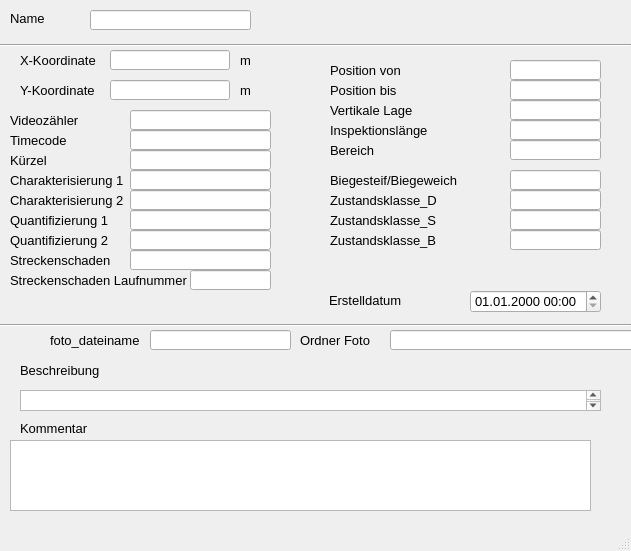
<?xml version="1.0" encoding="UTF-8"?>
<ui version="4.0">
 <class>MainWindow</class>
 <widget class="QMainWindow" name="MainWindow">
  <property name="enabled">
   <bool>true</bool>
  </property>
  <property name="geometry">
   <rect>
    <x>0</x>
    <y>0</y>
    <width>631</width>
    <height>551</height>
   </rect>
  </property>
  <property name="minimumSize">
   <size>
    <width>631</width>
    <height>393</height>
   </size>
  </property>
  <property name="font">
   <font>
    <family>Tahoma</family>
    <pointsize>10</pointsize>
   </font>
  </property>
  <property name="windowTitle">
   <string>MainWindow</string>
  </property>
  <widget class="QWidget" name="centralwidget">
   <widget class="QLabel" name="label">
    <property name="geometry">
     <rect>
      <x>10</x>
      <y>10</y>
      <width>46</width>
      <height>16</height>
     </rect>
    </property>
    <property name="text">
     <string>Name</string>
    </property>
   </widget>
   <widget class="Line" name="line">
    <property name="geometry">
     <rect>
      <x>0</x>
      <y>30</y>
      <width>631</width>
      <height>31</height>
     </rect>
    </property>
    <property name="orientation">
     <enum>Qt::Horizontal</enum>
    </property>
   </widget>
   <widget class="QLabel" name="label_14">
    <property name="geometry">
     <rect>
      <x>20</x>
      <y>420</y>
      <width>81</width>
      <height>16</height>
     </rect>
    </property>
    <property name="text">
     <string>Kommentar</string>
    </property>
   </widget>
   <widget class="QLabel" name="label_11">
    <property name="geometry">
     <rect>
      <x>240</x>
      <y>50</y>
      <width>41</width>
      <height>21</height>
     </rect>
    </property>
    <property name="text">
     <string>m</string>
    </property>
   </widget>
   <widget class="QLabel" name="label_70">
    <property name="geometry">
     <rect>
      <x>329</x>
      <y>290</y>
      <width>121</width>
      <height>21</height>
     </rect>
    </property>
    <property name="text">
     <string>Erstelldatum</string>
    </property>
   </widget>
   <widget class="QLabel" name="label_9">
    <property name="geometry">
     <rect>
      <x>20</x>
      <y>80</y>
      <width>81</width>
      <height>21</height>
     </rect>
    </property>
    <property name="text">
     <string>Y-Koordinate</string>
    </property>
   </widget>
   <widget class="QLabel" name="label_12">
    <property name="geometry">
     <rect>
      <x>240</x>
      <y>80</y>
      <width>41</width>
      <height>21</height>
     </rect>
    </property>
    <property name="text">
     <string>m</string>
    </property>
   </widget>
   <widget class="Line" name="line_2">
    <property name="geometry">
     <rect>
      <x>0</x>
      <y>310</y>
      <width>631</width>
      <height>31</height>
     </rect>
    </property>
    <property name="orientation">
     <enum>Qt::Horizontal</enum>
    </property>
   </widget>
   <widget class="QLabel" name="label_6">
    <property name="geometry">
     <rect>
      <x>20</x>
      <y>50</y>
      <width>81</width>
      <height>21</height>
     </rect>
    </property>
    <property name="text">
     <string>X-Koordinate</string>
    </property>
   </widget>
   <widget class="QLineEdit" name="untersuchsch">
    <property name="geometry">
     <rect>
      <x>90</x>
      <y>10</y>
      <width>161</width>
      <height>20</height>
     </rect>
    </property>
   </widget>
   <widget class="QTextEdit" name="kommentar">
    <property name="geometry">
     <rect>
      <x>10</x>
      <y>440</y>
      <width>581</width>
      <height>71</height>
     </rect>
    </property>
   </widget>
   <widget class="QgsDateTimeEdit" name="createdat">
    <property name="geometry">
     <rect>
      <x>470</x>
      <y>290</y>
      <width>131</width>
      <height>23</height>
     </rect>
    </property>
    <property name="currentSection">
     <enum>QDateTimeEdit::DaySection</enum>
    </property>
    <property name="displayFormat">
     <string>dd.MM.yyyy HH:mm</string>
    </property>
   </widget>
   <widget class="QLineEdit" name="y">
    <property name="geometry">
     <rect>
      <x>110</x>
      <y>80</y>
      <width>120</width>
      <height>20</height>
     </rect>
    </property>
    <property name="readOnly">
     <bool>true</bool>
    </property>
   </widget>
   <widget class="QLineEdit" name="x">
    <property name="geometry">
     <rect>
      <x>110</x>
      <y>50</y>
      <width>120</width>
      <height>20</height>
     </rect>
    </property>
    <property name="readOnly">
     <bool>true</bool>
    </property>
   </widget>
   <widget class="QLabel" name="label_19">
    <property name="geometry">
     <rect>
      <x>10</x>
      <y>110</y>
      <width>101</width>
      <height>21</height>
     </rect>
    </property>
    <property name="text">
     <string>Videozähler</string>
    </property>
   </widget>
   <widget class="QLineEdit" name="videozaehler">
    <property name="geometry">
     <rect>
      <x>130</x>
      <y>110</y>
      <width>141</width>
      <height>20</height>
     </rect>
    </property>
    <property name="toolTip">
     <string>&lt;html&gt;&lt;head/&gt;&lt;body&gt;&lt;p&gt;&lt;span style=&quot; font-size:10pt;&quot;&gt;vorgegebene Haltungslänge, falls diese nicht automatisch berechnet werden soll&lt;/span&gt;&lt;/p&gt;&lt;/body&gt;&lt;/html&gt;</string>
    </property>
   </widget>
   <widget class="QLineEdit" name="timecode">
    <property name="geometry">
     <rect>
      <x>130</x>
      <y>130</y>
      <width>141</width>
      <height>20</height>
     </rect>
    </property>
    <property name="toolTip">
     <string>&lt;html&gt;&lt;head/&gt;&lt;body&gt;&lt;p&gt;&lt;span style=&quot; font-size:10pt;&quot;&gt;vorgegebene Haltungslänge, falls diese nicht automatisch berechnet werden soll&lt;/span&gt;&lt;/p&gt;&lt;/body&gt;&lt;/html&gt;</string>
    </property>
    <property name="text">
     <string/>
    </property>
   </widget>
   <widget class="QLabel" name="label_20">
    <property name="geometry">
     <rect>
      <x>10</x>
      <y>130</y>
      <width>101</width>
      <height>21</height>
     </rect>
    </property>
    <property name="text">
     <string>Timecode</string>
    </property>
   </widget>
   <widget class="QLabel" name="label_26">
    <property name="geometry">
     <rect>
      <x>10</x>
      <y>210</y>
      <width>151</width>
      <height>21</height>
     </rect>
    </property>
    <property name="text">
     <string>Quantifizierung 1</string>
    </property>
   </widget>
   <widget class="QLineEdit" name="quantnr1">
    <property name="geometry">
     <rect>
      <x>130</x>
      <y>210</y>
      <width>141</width>
      <height>20</height>
     </rect>
    </property>
    <property name="toolTip">
     <string>&lt;html&gt;&lt;head/&gt;&lt;body&gt;&lt;p&gt;&lt;span style=&quot; font-size:10pt;&quot;&gt;vorgegebene Haltungslänge, falls diese nicht automatisch berechnet werden soll&lt;/span&gt;&lt;/p&gt;&lt;/body&gt;&lt;/html&gt;</string>
    </property>
   </widget>
   <widget class="QLabel" name="label_23">
    <property name="geometry">
     <rect>
      <x>10</x>
      <y>150</y>
      <width>151</width>
      <height>21</height>
     </rect>
    </property>
    <property name="text">
     <string>Kürzel</string>
    </property>
   </widget>
   <widget class="QLineEdit" name="quantnr2">
    <property name="geometry">
     <rect>
      <x>130</x>
      <y>230</y>
      <width>141</width>
      <height>20</height>
     </rect>
    </property>
    <property name="toolTip">
     <string>&lt;html&gt;&lt;head/&gt;&lt;body&gt;&lt;p&gt;&lt;span style=&quot; font-size:10pt;&quot;&gt;vorgegebene Haltungslänge, falls diese nicht automatisch berechnet werden soll&lt;/span&gt;&lt;/p&gt;&lt;/body&gt;&lt;/html&gt;</string>
    </property>
   </widget>
   <widget class="QLineEdit" name="charakt1">
    <property name="geometry">
     <rect>
      <x>130</x>
      <y>170</y>
      <width>141</width>
      <height>20</height>
     </rect>
    </property>
    <property name="toolTip">
     <string>&lt;html&gt;&lt;head/&gt;&lt;body&gt;&lt;p&gt;&lt;span style=&quot; font-size:10pt;&quot;&gt;vorgegebene Haltungslänge, falls diese nicht automatisch berechnet werden soll&lt;/span&gt;&lt;/p&gt;&lt;/body&gt;&lt;/html&gt;</string>
    </property>
   </widget>
   <widget class="QLabel" name="label_25">
    <property name="geometry">
     <rect>
      <x>10</x>
      <y>190</y>
      <width>151</width>
      <height>21</height>
     </rect>
    </property>
    <property name="text">
     <string>Charakterisierung 2</string>
    </property>
   </widget>
   <widget class="QLineEdit" name="charakt2">
    <property name="geometry">
     <rect>
      <x>130</x>
      <y>190</y>
      <width>141</width>
      <height>20</height>
     </rect>
    </property>
    <property name="toolTip">
     <string>&lt;html&gt;&lt;head/&gt;&lt;body&gt;&lt;p&gt;&lt;span style=&quot; font-size:10pt;&quot;&gt;vorgegebene Haltungslänge, falls diese nicht automatisch berechnet werden soll&lt;/span&gt;&lt;/p&gt;&lt;/body&gt;&lt;/html&gt;</string>
    </property>
   </widget>
   <widget class="QLineEdit" name="kuerzel">
    <property name="geometry">
     <rect>
      <x>130</x>
      <y>150</y>
      <width>141</width>
      <height>20</height>
     </rect>
    </property>
    <property name="toolTip">
     <string>&lt;html&gt;&lt;head/&gt;&lt;body&gt;&lt;p&gt;&lt;span style=&quot; font-size:10pt;&quot;&gt;vorgegebene Haltungslänge, falls diese nicht automatisch berechnet werden soll&lt;/span&gt;&lt;/p&gt;&lt;/body&gt;&lt;/html&gt;</string>
    </property>
   </widget>
   <widget class="QLabel" name="label_27">
    <property name="geometry">
     <rect>
      <x>10</x>
      <y>230</y>
      <width>151</width>
      <height>21</height>
     </rect>
    </property>
    <property name="text">
     <string>Quantifizierung 2</string>
    </property>
   </widget>
   <widget class="QLabel" name="label_24">
    <property name="geometry">
     <rect>
      <x>10</x>
      <y>170</y>
      <width>151</width>
      <height>21</height>
     </rect>
    </property>
    <property name="text">
     <string>Charakterisierung 1</string>
    </property>
   </widget>
   <widget class="QLineEdit" name="streckenschaden">
    <property name="geometry">
     <rect>
      <x>130</x>
      <y>250</y>
      <width>141</width>
      <height>20</height>
     </rect>
    </property>
    <property name="toolTip">
     <string>&lt;html&gt;&lt;head/&gt;&lt;body&gt;&lt;p&gt;&lt;span style=&quot; font-size:10pt;&quot;&gt;vorgegebene Haltungslänge, falls diese nicht automatisch berechnet werden soll&lt;/span&gt;&lt;/p&gt;&lt;/body&gt;&lt;/html&gt;</string>
    </property>
   </widget>
   <widget class="QLineEdit" name="streckenschaden_lfdnr">
    <property name="geometry">
     <rect>
      <x>190</x>
      <y>270</y>
      <width>81</width>
      <height>20</height>
     </rect>
    </property>
    <property name="toolTip">
     <string>&lt;html&gt;&lt;head/&gt;&lt;body&gt;&lt;p&gt;&lt;span style=&quot; font-size:10pt;&quot;&gt;vorgegebene Haltungslänge, falls diese nicht automatisch berechnet werden soll&lt;/span&gt;&lt;/p&gt;&lt;/body&gt;&lt;/html&gt;</string>
    </property>
   </widget>
   <widget class="QLineEdit" name="pos_bis">
    <property name="geometry">
     <rect>
      <x>510</x>
      <y>80</y>
      <width>91</width>
      <height>20</height>
     </rect>
    </property>
    <property name="toolTip">
     <string>&lt;html&gt;&lt;head/&gt;&lt;body&gt;&lt;p&gt;&lt;span style=&quot; font-size:10pt;&quot;&gt;vorgegebene Haltungslänge, falls diese nicht automatisch berechnet werden soll&lt;/span&gt;&lt;/p&gt;&lt;/body&gt;&lt;/html&gt;</string>
    </property>
   </widget>
   <widget class="QLabel" name="label_18">
    <property name="geometry">
     <rect>
      <x>330</x>
      <y>60</y>
      <width>151</width>
      <height>21</height>
     </rect>
    </property>
    <property name="text">
     <string>Position von</string>
    </property>
   </widget>
   <widget class="QLineEdit" name="pos_von">
    <property name="geometry">
     <rect>
      <x>510</x>
      <y>60</y>
      <width>91</width>
      <height>20</height>
     </rect>
    </property>
    <property name="toolTip">
     <string>&lt;html&gt;&lt;head/&gt;&lt;body&gt;&lt;p&gt;&lt;span style=&quot; font-size:10pt;&quot;&gt;vorgegebene Haltungslänge, falls diese nicht automatisch berechnet werden soll&lt;/span&gt;&lt;/p&gt;&lt;/body&gt;&lt;/html&gt;</string>
    </property>
   </widget>
   <widget class="QLabel" name="label_29">
    <property name="geometry">
     <rect>
      <x>10</x>
      <y>270</y>
      <width>211</width>
      <height>21</height>
     </rect>
    </property>
    <property name="text">
     <string>Streckenschaden Laufnummer</string>
    </property>
   </widget>
   <widget class="QLabel" name="label_51">
    <property name="geometry">
     <rect>
      <x>330</x>
      <y>100</y>
      <width>151</width>
      <height>21</height>
     </rect>
    </property>
    <property name="text">
     <string>Vertikale Lage</string>
    </property>
   </widget>
   <widget class="QLineEdit" name="vertikale_lage">
    <property name="geometry">
     <rect>
      <x>510</x>
      <y>100</y>
      <width>91</width>
      <height>20</height>
     </rect>
    </property>
    <property name="toolTip">
     <string>&lt;html&gt;&lt;head/&gt;&lt;body&gt;&lt;p&gt;&lt;span style=&quot; font-size:10pt;&quot;&gt;vorgegebene Haltungslänge, falls diese nicht automatisch berechnet werden soll&lt;/span&gt;&lt;/p&gt;&lt;/body&gt;&lt;/html&gt;</string>
    </property>
   </widget>
   <widget class="QLabel" name="label_30">
    <property name="geometry">
     <rect>
      <x>330</x>
      <y>80</y>
      <width>151</width>
      <height>21</height>
     </rect>
    </property>
    <property name="text">
     <string>Position bis</string>
    </property>
   </widget>
   <widget class="QLabel" name="label_28">
    <property name="geometry">
     <rect>
      <x>10</x>
      <y>250</y>
      <width>161</width>
      <height>21</height>
     </rect>
    </property>
    <property name="text">
     <string>Streckenschaden</string>
    </property>
   </widget>
   <widget class="QLineEdit" name="Zustandsklasse_S">
    <property name="geometry">
     <rect>
      <x>510</x>
      <y>210</y>
      <width>91</width>
      <height>20</height>
     </rect>
    </property>
    <property name="toolTip">
     <string>&lt;html&gt;&lt;head/&gt;&lt;body&gt;&lt;p&gt;&lt;span style=&quot; font-size:10pt;&quot;&gt;vorgegebene Haltungslänge, falls diese nicht automatisch berechnet werden soll&lt;/span&gt;&lt;/p&gt;&lt;/body&gt;&lt;/html&gt;</string>
    </property>
   </widget>
   <widget class="QLineEdit" name="Zustandsklasse_B">
    <property name="geometry">
     <rect>
      <x>510</x>
      <y>230</y>
      <width>91</width>
      <height>20</height>
     </rect>
    </property>
    <property name="toolTip">
     <string>&lt;html&gt;&lt;head/&gt;&lt;body&gt;&lt;p&gt;&lt;span style=&quot; font-size:10pt;&quot;&gt;vorgegebene Haltungslänge, falls diese nicht automatisch berechnet werden soll&lt;/span&gt;&lt;/p&gt;&lt;/body&gt;&lt;/html&gt;</string>
    </property>
   </widget>
   <widget class="QLineEdit" name="bw_bs">
    <property name="geometry">
     <rect>
      <x>510</x>
      <y>170</y>
      <width>91</width>
      <height>20</height>
     </rect>
    </property>
    <property name="toolTip">
     <string>&lt;html&gt;&lt;head/&gt;&lt;body&gt;&lt;p&gt;&lt;span style=&quot; font-size:10pt;&quot;&gt;vorgegebene Haltungslänge, falls diese nicht automatisch berechnet werden soll&lt;/span&gt;&lt;/p&gt;&lt;/body&gt;&lt;/html&gt;</string>
    </property>
   </widget>
   <widget class="QLineEdit" name="Zustandsklasse_D">
    <property name="geometry">
     <rect>
      <x>510</x>
      <y>190</y>
      <width>91</width>
      <height>20</height>
     </rect>
    </property>
    <property name="toolTip">
     <string>&lt;html&gt;&lt;head/&gt;&lt;body&gt;&lt;p&gt;&lt;span style=&quot; font-size:10pt;&quot;&gt;vorgegebene Haltungslänge, falls diese nicht automatisch berechnet werden soll&lt;/span&gt;&lt;/p&gt;&lt;/body&gt;&lt;/html&gt;</string>
    </property>
   </widget>
   <widget class="QLabel" name="label_53">
    <property name="geometry">
     <rect>
      <x>330</x>
      <y>170</y>
      <width>151</width>
      <height>21</height>
     </rect>
    </property>
    <property name="text">
     <string>Biegesteif/Biegeweich</string>
    </property>
   </widget>
   <widget class="QLabel" name="label_56">
    <property name="geometry">
     <rect>
      <x>330</x>
      <y>230</y>
      <width>151</width>
      <height>21</height>
     </rect>
    </property>
    <property name="text">
     <string>Zustandsklasse_B</string>
    </property>
   </widget>
   <widget class="QLabel" name="label_55">
    <property name="geometry">
     <rect>
      <x>330</x>
      <y>210</y>
      <width>151</width>
      <height>21</height>
     </rect>
    </property>
    <property name="text">
     <string>Zustandsklasse_S</string>
    </property>
   </widget>
   <widget class="QLabel" name="label_54">
    <property name="geometry">
     <rect>
      <x>330</x>
      <y>190</y>
      <width>151</width>
      <height>21</height>
     </rect>
    </property>
    <property name="text">
     <string>Zustandsklasse_D</string>
    </property>
   </widget>
   <widget class="QLineEdit" name="bereich">
    <property name="geometry">
     <rect>
      <x>510</x>
      <y>140</y>
      <width>91</width>
      <height>20</height>
     </rect>
    </property>
    <property name="toolTip">
     <string>&lt;html&gt;&lt;head/&gt;&lt;body&gt;&lt;p&gt;&lt;span style=&quot; font-size:10pt;&quot;&gt;vorgegebene Haltungslänge, falls diese nicht automatisch berechnet werden soll&lt;/span&gt;&lt;/p&gt;&lt;/body&gt;&lt;/html&gt;</string>
    </property>
   </widget>
   <widget class="QLabel" name="label_52">
    <property name="geometry">
     <rect>
      <x>330</x>
      <y>140</y>
      <width>151</width>
      <height>21</height>
     </rect>
    </property>
    <property name="text">
     <string>Bereich</string>
    </property>
   </widget>
   <widget class="QLineEdit" name="ordner_bild">
    <property name="geometry">
     <rect>
      <x>390</x>
      <y>330</y>
      <width>291</width>
      <height>20</height>
     </rect>
    </property>
    <property name="toolTip">
     <string>&lt;html&gt;&lt;head/&gt;&lt;body&gt;&lt;p&gt;&lt;span style=&quot; font-size:10pt;&quot;&gt;vorgegebene Haltungslänge, falls diese nicht automatisch berechnet werden soll&lt;/span&gt;&lt;/p&gt;&lt;/body&gt;&lt;/html&gt;</string>
    </property>
   </widget>
   <widget class="QLabel" name="label_33">
    <property name="geometry">
     <rect>
      <x>300</x>
      <y>330</y>
      <width>151</width>
      <height>21</height>
     </rect>
    </property>
    <property name="text">
     <string>Ordner Foto</string>
    </property>
   </widget>
   <widget class="QLineEdit" name="foto_dateiname">
    <property name="geometry">
     <rect>
      <x>150</x>
      <y>330</y>
      <width>141</width>
      <height>20</height>
     </rect>
    </property>
    <property name="toolTip">
     <string>&lt;html&gt;&lt;head/&gt;&lt;body&gt;&lt;p&gt;&lt;span style=&quot; font-size:10pt;&quot;&gt;vorgegebene Haltungslänge, falls diese nicht automatisch berechnet werden soll&lt;/span&gt;&lt;/p&gt;&lt;/body&gt;&lt;/html&gt;</string>
    </property>
   </widget>
   <widget class="QLabel" name="label_31">
    <property name="geometry">
     <rect>
      <x>50</x>
      <y>330</y>
      <width>151</width>
      <height>21</height>
     </rect>
    </property>
    <property name="text">
     <string>foto_dateiname</string>
    </property>
   </widget>
   <widget class="QTextEdit" name="Beschreibung">
    <property name="geometry">
     <rect>
      <x>20</x>
      <y>390</y>
      <width>581</width>
      <height>21</height>
     </rect>
    </property>
    <property name="font">
     <font>
      <pointsize>10</pointsize>
     </font>
    </property>
   </widget>
   <widget class="QLabel" name="label_57">
    <property name="geometry">
     <rect>
      <x>20</x>
      <y>360</y>
      <width>151</width>
      <height>21</height>
     </rect>
    </property>
    <property name="text">
     <string>Beschreibung</string>
    </property>
   </widget>
   <widget class="QLabel" name="label_58">
    <property name="geometry">
     <rect>
      <x>330</x>
      <y>140</y>
      <width>151</width>
      <height>21</height>
     </rect>
    </property>
    <property name="text">
     <string/>
    </property>
   </widget>
   <widget class="QLineEdit" name="inspektionslaenge">
    <property name="geometry">
     <rect>
      <x>510</x>
      <y>120</y>
      <width>91</width>
      <height>20</height>
     </rect>
    </property>
    <property name="toolTip">
     <string>&lt;html&gt;&lt;head/&gt;&lt;body&gt;&lt;p&gt;&lt;span style=&quot; font-size:10pt;&quot;&gt;vorgegebene Haltungslänge, falls diese nicht automatisch berechnet werden soll&lt;/span&gt;&lt;/p&gt;&lt;/body&gt;&lt;/html&gt;</string>
    </property>
   </widget>
   <widget class="QLabel" name="label_59">
    <property name="geometry">
     <rect>
      <x>330</x>
      <y>120</y>
      <width>151</width>
      <height>21</height>
     </rect>
    </property>
    <property name="text">
     <string>Inspektionslänge</string>
    </property>
   </widget>
  </widget>
  <widget class="QMenuBar" name="menubar">
   <property name="geometry">
    <rect>
     <x>0</x>
     <y>0</y>
     <width>631</width>
     <height>21</height>
    </rect>
   </property>
  </widget>
  <widget class="QStatusBar" name="statusbar"/>
 </widget>
 <customwidgets>
  <customwidget>
   <class>QgsDateTimeEdit</class>
   <extends>QDateTimeEdit</extends>
   <header>qgsdatetimeedit.h</header>
  </customwidget>
 </customwidgets>
 <tabstops>
  <tabstop>untersuchsch</tabstop>
  <tabstop>createdat</tabstop>
  <tabstop>kommentar</tabstop>
 </tabstops>
 <resources/>
 <connections/>
</ui>
